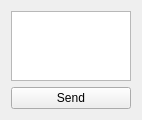
<?xml version="1.0" encoding="UTF-8"?>
<ui version="4.0">
 <class>TcpClientClass</class>
 <widget class="QWidget" name="TcpClientClass">
  <property name="geometry">
   <rect>
    <x>0</x>
    <y>0</y>
    <width>142</width>
    <height>120</height>
   </rect>
  </property>
  <property name="windowTitle">
   <string>TcpClient</string>
  </property>
  <layout class="QGridLayout" name="gridLayout">
   <item row="0" column="0">
    <layout class="QVBoxLayout" name="verticalLayout">
     <item>
      <widget class="QTextEdit" name="textEdit"/>
     </item>
     <item>
      <widget class="QPushButton" name="pushButton">
       <property name="text">
        <string>Send</string>
       </property>
      </widget>
     </item>
    </layout>
   </item>
  </layout>
 </widget>
 <layoutdefault spacing="6" margin="11"/>
 <resources>
  <include location="tcpclient.qrc"/>
 </resources>
 <connections/>
</ui>
